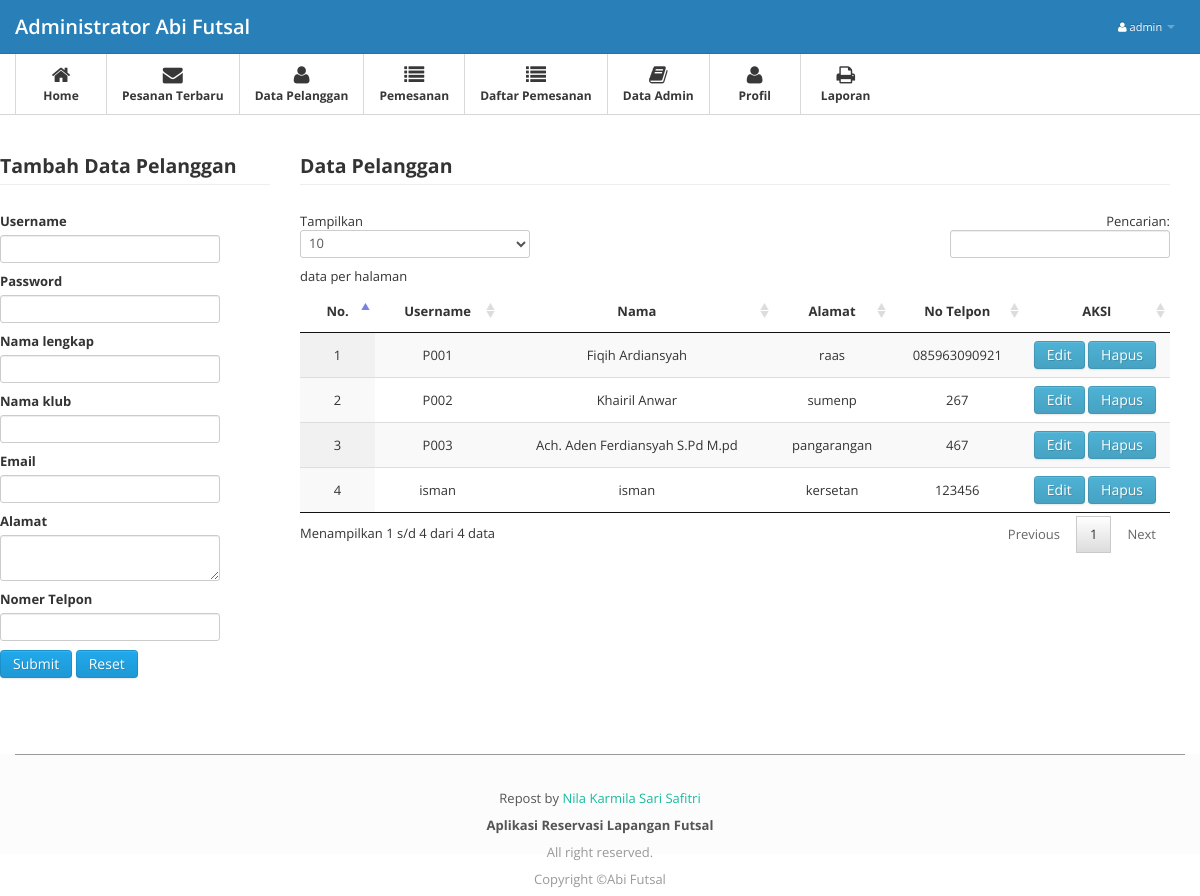
Screenshot of /admin/index.php?modul=pengunjung (signed in) with the database file from the repository.
### tables this page shows
CREATE TABLE `profil` (
  `id_profil` int(11) NOT NULL,
  `namafutsal` varchar(35) NOT NULL,
  `alamat` text NOT NULL,
  `kodepos` varchar(5) NOT NULL,
  `fax` char(20) NOT NULL,
  `no_hp` char(12) NOT NULL
);

CREATE TABLE `pelanggan` (
  `id_pelanggan` int(11) NOT NULL,
  `username` varchar(20) NOT NULL,
  `password` varchar(40) NOT NULL,
  `nama` varchar(35) NOT NULL,
  `nama_klub` varchar(30) NOT NULL,
  `email` varchar(35) NOT NULL,
  `alamat` text NOT NULL,
  `no_telpon` char(12) NOT NULL
);

### db/config.php (called while the page is built, shortened)
<?php
$zz=mysql_fetch_array(mysql_query("Select * from profil where id_profil='1'"));
$namaprofil=$zz[namafutsal];
?>

### admin/modul/pengunjung.php (the view, shortened to what this page needs)
<div class="main">
    <div class="main-inner">
        <div class="container">
          <div class="row">
            <div class="span3">
                    <?php
                        switch (isset($_GET['act'])) {
                            default:
                         ?>
                      <legend><b>Tambah Data Pelanggan</b></legend>
                      <form method=POST action="index.php?modul=aksi_pengunjung&act=input_pengunjung" enctype='multipart/form-data'>
                      <label class="control-label" ><b>Username</b></label>
                      <input name="username" class="input-large" type="text"  required>
                      <label class="control-label" ><b>Password</b></label>
                      <input name="password" class="input-large" type="password" maxlength="80"  required>
                       <label class="control-label" ><b>Nama lengkap</b></label>
                      <input name="nama" class="input-large" type="text" maxlength="100" onKeyUp="return checkInput2(this);" required>
                      <label class="control-label" ><b>Nama klub</b></label>
                      <input name="nama_klub" class="input-large" type="text" maxlength="80"  required>
                       <label class="control-label" ><b>Email</b></label>
                      <input name="email" class="input-large" type="text" maxlength="80"  required>
                     <label class="control-label" ><b>Alamat</b></label>
                     <textarea name="alamat" class="input-large" type="text" required></textarea>
                      <label class="control-label" ><b>Nomer Telpon</b></label>
                      <input name="no_telpon" class="input-large" type="tel" maxlength="15" onKeyUp="return checkInput(this);" required>
                      <input type="submit" class="btn btn-primary">
                      <input type="reset" class="btn btn-primary">
                      </form>
                    <?php
                    break;
                     ?>
                     <?php
                    }
                     ?>
            </div>
                     <div class="span9">
                            <legend><b>Data Pelanggan</b></legend>
                              <table id="datatables" class="display">
                              <thead>
                              <tr>
                              <th>No.</th>
                              <th>Username</th>
                              <th>Nama</th>
                              <th>Alamat</th>
                              <th>No Telpon</th>
                              <th width="110px">AKSI</th></tr>
                              </thead>
                              <tbody>
                              <?php
                              $sql=mysql_query("select * from pelanggan order by id_pelanggan");
                              $no=0;
                              while($baris=mysql_fetch_array($sql)){
                                $no++;
                               ?>
                            <tr>
                              <td align="center"><?php echo $no;  ?></td>
                              <td align="center"><?php echo $baris['username']; ?></td>
                              <td align="center"><?php echo $baris['nama']; ?></td>
                              <td align="center"><?php echo $baris['alamat']; ?></td>
                              <td align="center"><?php echo $baris['no_telpon']; ?></td>
                              <td>
                              <a href="index.php?modul=pengunjung&act=edit&id=<?php echo $baris['id_pelanggan']; ?>" class="btn btn-info btn-sm" >Edit</a>
                              <a href="index.php?modul=aksi_pengunjung&act=hapus_pengunjung&id=<?php echo $baris['id_pelanggan']; ?>" onclick="return konfirmasi()" class="btn btn-info btn-sm" >Hapus</a>
                              </td></tr>
                              <?php } ?>
                              </tbody>
                              </table>
            </div>
        </div>
    </div>
</div>
</div>

### admin/index.php (shortened to what this page needs)
<?php
include("../db/config.php");
 ?>
<!DOCTYPE html>
<html lang="en">
<head>
<link href="css/bootstrap.min.css" rel="stylesheet">
<link href="datepicker/datepicker3.css" rel="stylesheet">
<link href="css/bootstrap-responsive.min.css" rel="stylesheet">
<link href="css/font-awesome.css" rel="stylesheet">
<link href="css/style.css" rel="stylesheet">
<link href="css/pages/dashboard.css" rel="stylesheet">
  <link rel="stylesheet" type="text/css" href="plug/BeatPicker.min.css">
    <link rel="stylesheet" href="media/css/jquery.dataTables.css" type="text/css" />
</head>
<body>
<div class="navbar navbar-fixed-top">
  <div class="navbar-inner">
    <div class="container"><span class="icon-bar"></span><span class="icon-bar"></span> </a><a class="brand" href="index.php">Administrator <?php echo "$namaprofil";?></a>
      <div class="nav-collapse">
        <ul class="nav pull-right">
          <li class="dropdown"><a href="#" class="dropdown-toggle" data-toggle="dropdown"><i
            class="icon-user"></i> <?php echo $_SESSION['username']; ?> <b class="caret"></b></a>
          </li>
        </ul>
      </div>
    </div>
  </div>
</div>
<div class="subnavbar">
  <div class="subnavbar-inner">
    <div class="container">
      <ul class="mainnav">
        <li class="active"><a href="index.php"><i class="icon-home"></i><span>Home</span> </a></li>
        <li class="active"><a href="index.php?modul=pesananbaru"><i class="icon-envelope"></i><span>Pesanan Terbaru</span> </a></li>
        <li class="active"><a href="index.php?modul=pengunjung"><i class="icon-user"></i><span>Data Pelanggan</span> </a> </li>
         <li class="active"><a href="index.php?modul=boking"><i class="icon-list"></i><span>Pemesanan</span> </a> </li>
        <li class="active"><a href="index.php?modul=daftar_boking"><i class="icon-list"></i><span>Daftar Pemesanan</span> </a> </li>
        <li class="active"><a href="index.php?modul=admin"><i class="icon-book"></i><span>Data Admin</span> </a> </li>
        <li class="active"><a href="index.php?modul=profil"><i class="icon-user"></i><span>Profil</span> </a> </li>
        <li class="dropdown active">
          <a href="javascript:;" class="dropdown-toggle" data-toggle="dropdown">
            <i class="icon-print"></i>
            <span>Laporan</span>
            <b class="caret"></b>
          </a>
        </li>
      </ul>
    </div>
  </div>
</div>
<div class="main">
  <div class="main-inner">
    <div class="container">
      <div class="row">
        <div class="widget">
      <?php
if(!empty($_GET['modul']))
{
  if(file_exists("modul/$_GET[modul].php"))
  {
  include("modul/$_GET[modul].php");
  } else
  {
  echo "<h2>Error !<br/>Halaman Tidak Di Temukan !</h2>";
  }
        } ?>
    </div>
  </div>
</div>
<br />
<br />
<br />
<br />
<br />
<br />
<footer class="application-footer">
            <div class="container">
            <br><center><p>Repost by <a href='http:Wa.me//6285963090921' title='Whatsapp' target='_blank'>Nila Karmila Sari Safitri</a></p></center>
                <p><b>Aplikasi Reservasi Lapangan Futsal</b></p>
                <div class="disclaimer">
                    <p>All right reserved.</p>
                    <p>Copyright ©<?php echo "$namaprofil";?></p>
                </div>
            </div>
        </footer>
</body>
</html>

### admin/css/style.css (style rules this page uses)
.application-footer { background-color: #fcfcfc; z-index: 900; height: 100px; margin-top: -100px; clear: both; position: relative; }
.application-footer .container { padding-top: 10px; color: #555555; text-align: center; border-top: 1px solid #999999; }
.application-footer .container p { margin: 0 0 5px; }
.disclaimer { text-align: center; font-size: 11px; color: #999999; }
body { background: #FFFFFF; font: 13px/1.7em 'Open Sans'; }
p { font: 13px/1.7em 'Open Sans'; }
input, button, select, textarea { font-family: 'Open Sans'; }
.navbar .container { position: relative; }
.navbar-inner { padding: 7px 0; background: #2980b9; -moz-border-radius: 0; -webkit-border-radius: 0; border-radius: 0; }
.navbar-fixed-top { position: static; }
.navbar .nav a { font-size: 11px; }
.navbar .nav>li>a { color:#fff !important; }
.navbar .brand { font-weight: 600; position: relative; top: 2px; }
.subnavbar { margin-bottom: 2.5em; }
.subnavbar-inner { height: 60px; background: #fff; border-bottom: 1px solid #d6d6d6; }
.subnavbar .container > ul { display: inline-block; height: 80px; padding: 0; margin: 0; }
.subnavbar .container > ul > li { float: left; min-width: 90px; height: 60px; padding: 0; margin: 0; text-align: center; list-style: none; border-left: 1px solid #d9d9d9; }
.subnavbar .container > ul > li > a { display: block; height: 100%; padding: 0 15px; font-size: 12px; font-weight: bold; color: #b2afaa; }
.subnavbar .container > ul > li > a > i { display: inline-block; width: 24px; height: 24px; margin-top: 11px; margin-bottom: -3px; font-size: 20px; }
.subnavbar .container > ul > li > a > span { display: block; }
.subnavbar .container > ul > li.active > a { color: #383838; }
.subnavbar .caret { margin-top: 4px; border-top-color: white; border-bottom-color: white; }
.main { border-bottom: 0px solid #000; }
.widget { position: relative; clear: both; width: auto; margin-bottom: 2em; overflow: hidden; }

### rows the page displays
profil: namafutsal "Abi Futsal"
pelanggan: username "P001", nama "Fiqih Ardiansyah", alamat "raas", no_telpon "085963090921"
pelanggan: username "P002", nama "Khairil Anwar", alamat "sumenp", no_telpon "267"
pelanggan: username "P003", nama "Ach. Aden Ferdiansyah S.Pd M.pd", alamat "pangarangan", no_telpon "467"
pelanggan: username "isman", nama "isman", alamat "kersetan", no_telpon "123456"

### other values shown
$_SESSION['username'] "admin"
